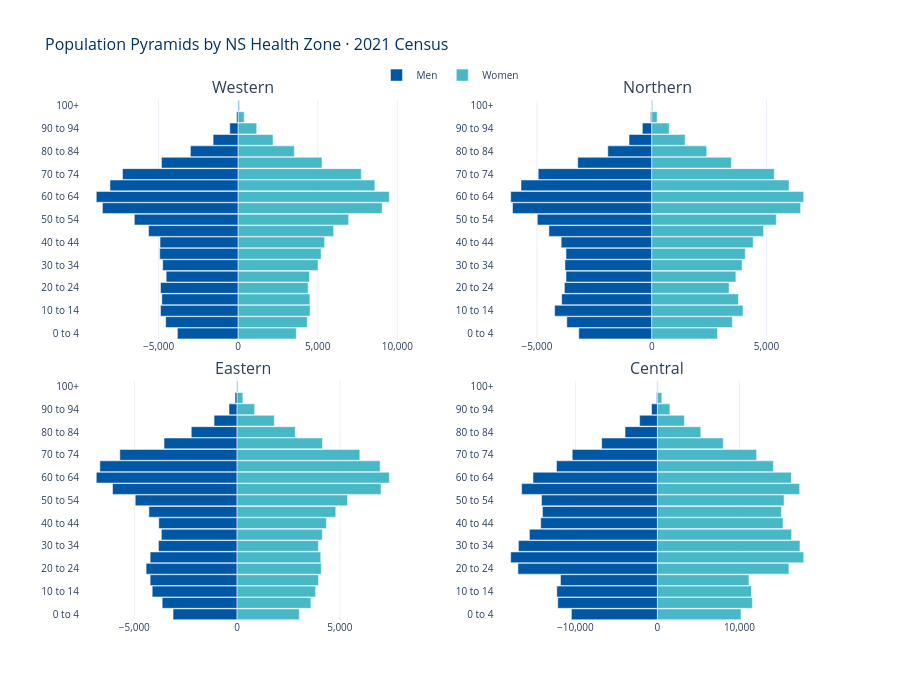

Notebook code for this chart:
### Markdown cell above
<div style="border-left: 4px solid #48B8C7; padding: 10px 15px; margin: 10px 0; background-color: rgba(0,88,164,0.05); border-radius: 4px;">

**🏛️ Population Pyramids — What Am I Looking At?**

A **population pyramid** is a pair of horizontal bar charts placed back-to-back:
- **Left side** = Men (in blue)
- **Right side** = Women (in green)
- **Y-axis** = Age bands from youngest (bottom) to oldest (top)
- **X-axis** = Number of people

**How to read them:**
- A **wide base** (big bars at bottom) = lots of children = young, growing population
- A **bulging middle** (big bars in the 40–60 range) = large working-age cohort
- A **top-heavy shape** (wider bars at top than bottom) = aging population
- **Women extending further right** at older ages = women live longer (very common)

**What to look for in NS:**
- Central will look different from the rural zones — more 20-somethings (students, young workers)
- Rural zones (Western, Northern, Eastern) will bulge at 55–70 — the baby boom cohort aging in place
- The 80+ bars tell you about long-term care demand

The **interactive version** (Plotly) lets you hover over any bar to see exact counts. The **static version** (matplotlib) is for exporting to PDF/reports.

</div>

### Code cell
# ══════════════════════════════════════════════════════════════════════════════
# INTERACTIVE POPULATION PYRAMIDS — Plotly
# ══════════════════════════════════════════════════════════════════════════════

zones = ['Western', 'Northern', 'Eastern', 'Central']

fig = make_subplots(rows=2, cols=2, subplot_titles=zones,
                    horizontal_spacing=0.12, vertical_spacing=0.08)

for idx, zone in enumerate(zones):
    row, col = idx // 2 + 1, idx % 2 + 1
    zdf = df[df['Health Zone Name'] == zone].sort_values('AgeMid')
    labels = zdf['Age Group'].str.replace(' years', '').str.replace(' and over', '+').values
    
    fig.add_trace(go.Bar(
        y=labels, x=-zdf['Men'].values, orientation='h',
        name='Men' if idx == 0 else None, showlegend=(idx == 0),
        marker_color=NS['scotia_blue'],
        hovertemplate='%{y}: %{customdata:,} men<extra></extra>',
        customdata=zdf['Men'].values,
    ), row=row, col=col)
    
    fig.add_trace(go.Bar(
        y=labels, x=zdf['Women'].values, orientation='h',
        name='Women' if idx == 0 else None, showlegend=(idx == 0),
        marker_color=NS['sea_green'],
        hovertemplate='%{y}: %{x:,} women<extra></extra>',
    ), row=row, col=col)

fig.update_layout(
    title=dict(text='Population Pyramids by NS Health Zone · 2021 Census',
               font=dict(size=16, color=NS['deep_blue'])),
    barmode='overlay', bargap=0.05,
    height=700, template='plotly_white',
    legend=dict(orientation='h', yanchor='bottom', y=1.02, xanchor='center', x=0.5),
    font=dict(size=10),
)
fig.update_xaxes(tickformat=',d')
fig.show()

### Figure 1 — Plotly figure (JSON) as saved in the notebook; plotly's stock layout.template omitted (floating-point values rounded to 4 significant figures)
{"data": [{"customdata": [3820, 4555, 4880, 4800, 4880, 4525, 4745, 4930, 4910, 5630, 6525, 8530, 8915, 8055, 7265, 4820, 3000, 1575, 530, 105, 10], "hovertemplate": "%{y}: %{customdata:,} men<extra></extra>", "marker": {"color": "#0058A4"}, "name": "Men", "orientation": "h", "showlegend": true, "type": "bar", "x": [-3820, -4555, -4880, -4800, -4880, -4525, -4745, -4930, -4910, -5630, -6525, -8530, -8915, -8055, -7265, -4820, -3000, -1575, -530, -105, -10], "xaxis": "x", "y": ["0 to 4", "5 to 9", "10 to 14", "15 to 19", "20 to 24", "25 to 29", "30 to 34", "35 to 39", "40 to 44", "45 to 49", "50 to 54", "55 to 59", "60 to 64", "65 to 69", "70 to 74", "75 to 79", "80 to 84", "85 to 89", "90 to 94", "95 to 99", "100+"], "yaxis": "y"}, {"hovertemplate": "%{y}: %{x:,} women<extra></extra>", "marker": {"color": "#48B8C7"}, "name": "Women", "orientation": "h", "showlegend": true, "type": "bar", "x": [3655, 4340, 4520, 4505, 4400, 4480, 5015, 5210, 5430, 5995, 6940, 9045, 9495, 8585, 7735, 5265, 3530, 2190, 1165, 380, 80], "xaxis": "x", "y": ["0 to 4", "5 to 9", "10 to 14", "15 to 19", "20 to 24", "25 to 29", "30 to 34", "35 to 39", "40 to 44", "45 to 49", "50 to 54", "55 to 59", "60 to 64", "65 to 69", "70 to 74", "75 to 79", "80 to 84", "85 to 89", "90 to 94", "95 to 99", "100+"], "yaxis": "y"}, {"customdata": [3180, 3700, 4230, 3925, 3805, 3735, 3780, 3735, 3945, 4480, 4985, 6065, 6145, 5695, 4945, 3225, 1915, 990, 410, 55, 5], "hovertemplate": "%{y}: %{customdata:,} men<extra></extra>", "marker": {"color": "#0058A4"}, "orientation": "h", "showlegend": false, "type": "bar", "x": [-3180, -3700, -4230, -3925, -3805, -3735, -3780, -3735, -3945, -4480, -4985, -6065, -6145, -5695, -4945, -3225, -1915, -990, -410, -55, -5], "xaxis": "x2", "y": ["0 to 4", "5 to 9", "10 to 14", "15 to 19", "20 to 24", "25 to 29", "30 to 34", "35 to 39", "40 to 44", "45 to 49", "50 to 54", "55 to 59", "60 to 64", "65 to 69", "70 to 74", "75 to 79", "80 to 84", "85 to 89", "90 to 94", "95 to 99", "100+"], "yaxis": "y2"}, {"hovertemplate": "%{y}: %{x:,} women<extra></extra>", "marker": {"color": "#48B8C7"}, "orientation": "h", "showlegend": false, "type": "bar", "x": [2865, 3510, 3975, 3775, 3370, 3665, 3935, 4075, 4420, 4870, 5425, 6485, 6620, 5980, 5335, 3470, 2395, 1455, 760, 235, 40], "xaxis": "x2", "y": ["0 to 4", "5 to 9", "10 to 14", "15 to 19", "20 to 24", "25 to 29", "30 to 34", "35 to 39", "40 to 44", "45 to 49", "50 to 54", "55 to 59", "60 to 64", "65 to 69", "70 to 74", "75 to 79", "80 to 84", "85 to 89", "90 to 94", "95 to 99", "100+"], "yaxis": "y2"}, {"customdata": [3115, 3645, 4130, 4230, 4425, 4230, 3825, 3685, 3810, 4290, 4955, 6060, 6850, 6675, 5705, 3555, 2230, 1120, 395, 100, 10], "hovertemplate": "%{y}: %{customdata:,} men<extra></extra>", "marker": {"color": "#0058A4"}, "orientation": "h", "showlegend": false, "type": "bar", "x": [-3115, -3645, -4130, -4230, -4425, -4230, -3825, -3685, -3810, -4290, -4955, -6060, -6850, -6675, -5705, -3555, -2230, -1120, -395, -100, -10], "xaxis": "x3", "y": ["0 to 4", "5 to 9", "10 to 14", "15 to 19", "20 to 24", "25 to 29", "30 to 34", "35 to 39", "40 to 44", "45 to 49", "50 to 54", "55 to 59", "60 to 64", "65 to 69", "70 to 74", "75 to 79", "80 to 84", "85 to 89", "90 to 94", "95 to 99", "100+"], "yaxis": "y3"}, {"hovertemplate": "%{y}: %{x:,} women<extra></extra>", "marker": {"color": "#48B8C7"}, "orientation": "h", "showlegend": false, "type": "bar", "x": [3025, 3590, 3820, 3960, 4095, 4070, 3955, 4145, 4345, 4800, 5370, 7000, 7405, 6955, 5970, 4155, 2830, 1810, 855, 280, 45], "xaxis": "x3", "y": ["0 to 4", "5 to 9", "10 to 14", "15 to 19", "20 to 24", "25 to 29", "30 to 34", "35 to 39", "40 to 44", "45 to 49", "50 to 54", "55 to 59", "60 to 64", "65 to 69", "70 to 74", "75 to 79", "80 to 84", "85 to 89", "90 to 94", "95 to 99", "100+"], "yaxis": "y3"}, {"customdata": [10490, 12150, 12265, 11815, 17005, 17890, 16945, 15605, 14230, 14015, 14135, 16555, 15170, 12305, 10385, 6800, 3945, 2170, 715, 110, 20], "hovertemplate": "%{y}: %{customdata:,} men<extra></extra>", "marker": {"color": "#0058A4"}, "orientation": "h", "showlegend": false, "type": "bar", "x": [-10490, -12150, -12265, -11815, -17005, -17890, -16945, -15605, -14230, -14015, -14135, -16555, -15170, -12305, -10385, -6800, -3945, -2170, -715, -110, -20], "xaxis": "x4", "y": ["0 to 4", "5 to 9", "10 to 14", "15 to 19", "20 to 24", "25 to 29", "30 to 34", "35 to 39", "40 to 44", "45 to 49", "50 to 54", "55 to 59", "60 to 64", "65 to 69", "70 to 74", "75 to 79", "80 to 84", "85 to 89", "90 to 94", "95 to 99", "100+"], "yaxis": "y4"}, {"hovertemplate": "%{y}: %{x:,} women<extra></extra>", "marker": {"color": "#48B8C7"}, "orientation": "h", "showlegend": false, "type": "bar", "x": [10190, 11575, 11470, 11165, 16030, 17840, 17380, 16365, 15320, 15125, 15445, 17345, 16335, 14140, 12095, 8035, 5290, 3290, 1525, 535, 75], "xaxis": "x4", "y": ["0 to 4", "5 to 9", "10 to 14", "15 to 19", "20 to 24", "25 to 29", "30 to 34", "35 to 39", "40 to 44", "45 to 49", "50 to 54", "55 to 59", "60 to 64", "65 to 69", "70 to 74", "75 to 79", "80 to 84", "85 to 89", "90 to 94", "95 to 99", "100+"], "yaxis": "y4"}], "layout": {"annotations": [{"font": {"size": 16}, "showarrow": false, "text": "Western", "x": 0.22, "xanchor": "center", "xref": "paper", "y": 1, "yanchor": "bottom", "yref": "paper"}, {"font": {"size": 16}, "showarrow": false, "text": "Northern", "x": 0.78, "xanchor": "center", "xref": "paper", "y": 1, "yanchor": "bottom", "yref": "paper"}, {"font": {"size": 16}, "showarrow": false, "text": "Eastern", "x": 0.22, "xanchor": "center", "xref": "paper", "y": 0.46, "yanchor": "bottom", "yref": "paper"}, {"font": {"size": 16}, "showarrow": false, "text": "Central", "x": 0.78, "xanchor": "center", "xref": "paper", "y": 0.46, "yanchor": "bottom", "yref": "paper"}], "bargap": 0.05, "barmode": "overlay", "font": {"size": 10}, "height": 700, "legend": {"orientation": "h", "x": 0.5, "xanchor": "center", "y": 1.02, "yanchor": "bottom"}, "title": {"font": {"color": "#003262", "size": 16}, "text": "Population Pyramids by NS Health Zone · 2021 Census"}, "xaxis": {"anchor": "y", "domain": [0, 0.44], "tickformat": ",d"}, "xaxis2": {"anchor": "y2", "domain": [0.56, 1], "tickformat": ",d"}, "xaxis3": {"anchor": "y3", "domain": [0, 0.44], "tickformat": ",d"}, "xaxis4": {"anchor": "y4", "domain": [0.56, 1], "tickformat": ",d"}, "yaxis": {"anchor": "x", "domain": [0.54, 1]}, "yaxis2": {"anchor": "x2", "domain": [0.54, 1]}, "yaxis3": {"anchor": "x3", "domain": [0, 0.46]}, "yaxis4": {"anchor": "x4", "domain": [0, 0.46]}}}
